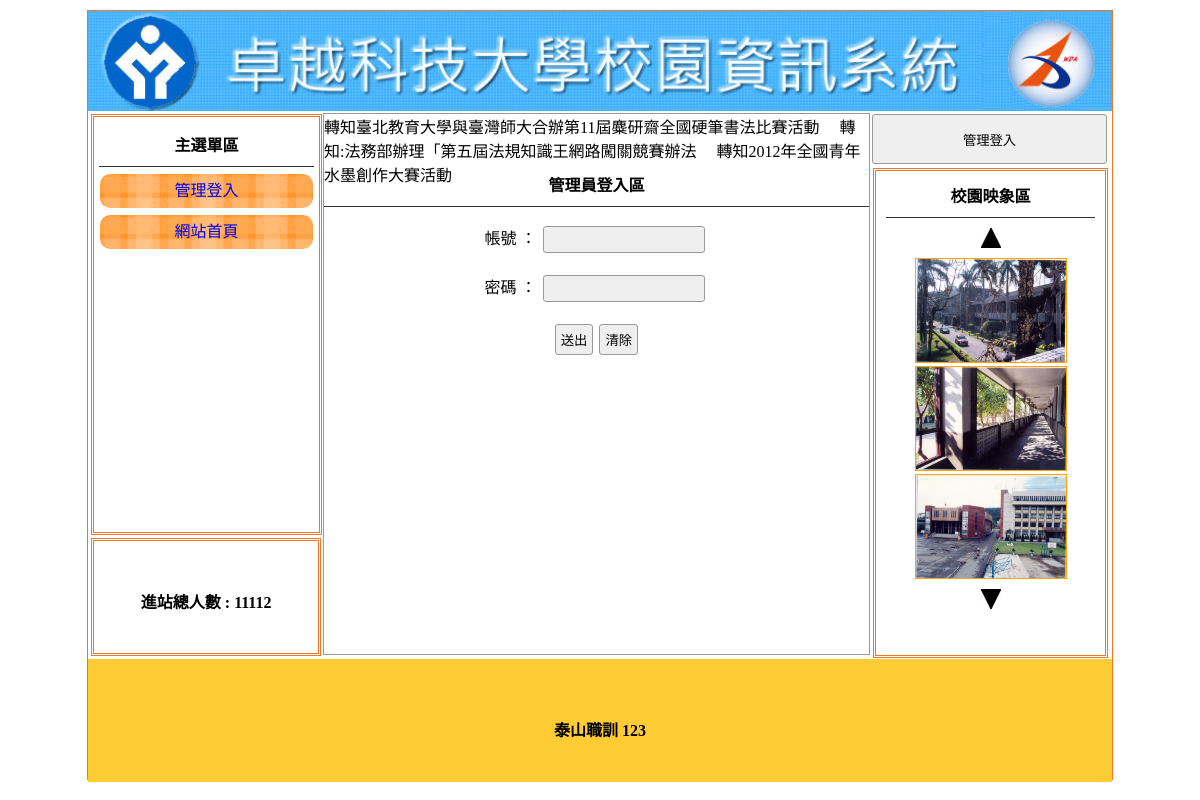
Page /index.php?do=login on the committed database.
### tables this page shows
CREATE TABLE `title` (
  `id` int(10) UNSIGNED NOT NULL,
  `img` text NOT NULL,
  `text` text NOT NULL,
  `sh` int(1) NOT NULL
);

CREATE TABLE `menu` (
  `id` int(10) UNSIGNED NOT NULL,
  `name` text NOT NULL,
  `href` text NOT NULL,
  `parent` int(3) UNSIGNED NOT NULL,
  `sh` int(1) UNSIGNED NOT NULL
);

CREATE TABLE `total` (
  `id` int(10) UNSIGNED NOT NULL,
  `total` int(10) UNSIGNED NOT NULL
);

CREATE TABLE `ad` (
  `id` int(10) UNSIGNED NOT NULL,
  `text` text NOT NULL,
  `sh` int(1) NOT NULL
);

CREATE TABLE `image` (
  `id` int(10) UNSIGNED NOT NULL,
  `img` text NOT NULL,
  `text` text NOT NULL,
  `sh` int(1) NOT NULL
);

CREATE TABLE `bottom` (
  `id` int(10) UNSIGNED NOT NULL,
  `bottom` text NOT NULL
);

### base.php (called while the page is built, shortened)
<?php
class DB{
    private $dsn = "mysql:host=localhost;charset=utf8;dbname=db99";
    private $root = "root";
    private $password = "";
    private $table = "";
    private $pdo;
public function __construct($table){
    $this->table = $table;
    $this->pdo = new PDO($this->dsn,$this->root,$this->password);
}
public function all(...$arg){
    $sql = "select * from $this->table ";
    if(!empty($arg[0]) && is_array($arg[0])){
        foreach($arg[0] as $key => $value){
            $tmp[] = sprintf("`%s`='%s'",$key,$value);
        }
        $sql = $sql . " where " . implode("&&",$tmp);
    }
    return $this->pdo->query($sql)->fetchAll();
}
public function find($arg){
    $sql = "select * from $this->table ";
    if(is_array($arg)){
        foreach($arg as $key => $value){
            $tmp[] = sprintf("`%s`='%s'",$key,$value);
        }
        $sql = $sql . " where " . implode("&&",$tmp);
    }else{
        $sql = $sql. " where `id`=" . "'" . $arg . "'";
    }
    return $this->pdo->query($sql)->fetch(PDO::FETCH_ASSOC);
}
public function count(...$arg){
    $sql = "select count(*) from $this->table ";
    if(!empty($arg[0]) && is_array($arg[0])){
        foreach($arg[0] as $key => $value){
            $tmp[] = sprintf("`%s`='%s'",$key,$value);
        }
        $sql = $sql . " where " . implode("&&",$tmp);
    }
    return $this->pdo->query($sql)->fetchColumn();
}
    public function save($arg){
        if(!empty($arg['id'])){
            foreach ($arg as $key => $value){
                if($key != 'id'){
                    $tmp[] = sprintf("`%s`='%s'",$key,$value);
                }
            }
            $sql = "update `$this->table` set " . implode(",",$tmp) ." where `id` ='" . $arg['id'] . "'" ;
        }else{
            $sql = "insert into  `$this->table` (`" . implode("`,`",array_keys($arg))."`) values ('" . implode("','",$arg) ."')";
        }
        return $this->pdo->exec($sql);
    }
}
?>

### index.php (the view, shortened to what this page needs)
<?php include_once "base.php"; ?>
<!DOCTYPE html PUBLIC "-//W3C//DTD XHTML 1.0 Transitional//EN" "http://www.w3.org/TR/xhtml1/DTD/xhtml1-transitional.dtd">
<html xmlns="http://www.w3.org/1999/xhtml">
<head>
    <link href="./css/css.css" rel="stylesheet" type="text/css">
</head>
<body>
    <div id="main">
        <?php
		    $title = new DB('title');
		    $ti = $title->find(['sh'=>1]);
        ?>
            <a title="<?= $ti['text']; ?>" href="index.php">
            <div class="ti" style="background:url(&#39;img/<?= $ti['img']; ?>&#39;); background-size:cover;"></div>
        </a>
        <div id="ms">
            <div id="lf" style="float:left;">
                <div id="menuput" class="dbor">
                    <span class="t botli">主選單區</span>
                    <?php
                    $menu = new DB("menu");
                    $mains = $menu->all(['parent'=>0,'sh'=>1]);
                    foreach($mains as $main){
                        echo '<div class="mainmu">'. '<a href="' . $main['href'] . '">' . $main['name'] .'</a>';
                            echo '</div>';
                    }
                    ?>
                </div>
                <div class="dbor" style="margin:3px; width:95%; height:20%; line-height:100px;">
                    <span class="t">進站總人數 :
                    <?php
					    $total = new DB("total");
					    $tt = $total->find(1);
					    echo $tt['total'];
                    ?>
                    </span>
                </div>
            </div>
        <?php
        $do = (!empty($_GET['do'])) ? $_GET['do'] : 'main';
        $file = 'front/' . $do . ".php";
        if (file_exists($file)) {
            include $file;
        } else {
            include "front/main.php";
        }
        ?>
            <div class="di di ad" style="height:540px; width:23%; padding:0px; margin-left:22px; float:left; ">
                <?php
                    if(empty($_SESSION['login'])){
                    ?>
                        <button style="width:100%; margin-left:auto; margin-right:auto; margin-top:2px; height:50px;" onclick="lo(&#39;?do=login&#39;)">管理登入</button>
                <?php
                }else{
                ?>
                <button style="width:100%; margin-left:auto; margin-right:auto; margin-top:2px; height:50px;" onclick="lo(&#39;admin.php&#39;)">返回管理</button>
                <?php
                }
                ?>
                <div style="width:89%; height:480px;" class="dbor">
                    <span class="t botli">校園映象區</span>
                    <div style="text-align:center;margin:10px;" onclick="pp(1)"><img src="icon/up.jpg"></div>
                    <?php
                    $image = new DB("image");
                    $ims =$image->all(['sh'=>1]);
                    foreach($ims as $key => $im){
                        echo "<div style='text-align:center;margin:3px' id='ssaa$key' class='im'>";
                        echo '<img src="img/'. $im['img'].'" style="width:150px;height:103px;border:1px solid orange">';
                        echo "</div>";
                    }
                    ?>
                    <div style="text-align:center;margin:10px;" onclick="pp(2)"><img src="icon/dn.jpg"></div>
                </div>
            </div>
        </div>
        <div style="width:1024px; left:0px; position:relative; background:#FC3; margin-top:4px; height:123px; display:block;">
            <span class="t" style="line-height:123px;">
            <?php
				$db = new DB('bottom');
				$ff = $db->find(1);
				echo $ff['bottom'];
			?>
        </span>
        </div>
    </div>
</body>
</html>

### front/marquee.php (shortened to what this page needs)
<marquee scrolldelay="120" direction="left" style="position:relative; width:100%; height:40px;">
  <?php
$ad = new DB("ad");
$ads = $ad->all(['sh'=>1]);
foreach($ads as $ad){
  echo $ad['text'];
}
?>
</marquee>

### css/css.css (style rules this page uses)
body { padding:0px; margin:0px; }
#main { width:1024px; height:768px; margin:10px auto 10px auto; border:#EE7728 1px solid; position:relative; }
.ti { width:100%; height:100px; position:relative; background-size:cover; background-repeat:no-repeat; }
.dbor { border:#EE7728 double 3px; margin:1px; padding:2px 10px 2px 10px; }
.t { font-weight:800; display:block; text-align:center; padding:10px 1px 10px 1px; }
.botli { border-bottom:#333 1px solid; }
.mainmu { position:relative; border-radius:10px; background:url(../icon/menu.fw.png) center no-repeat; background-size:cover; line-height:30px; padding:2px 10px 2px 10px; margin:7px 1px 7px 1px; height: 30px; text-align: center; }
#lf { height:540px; width:21%; display:inline-block; }
#menuput { width:100%; height:75%; position:relative; padding:5px; display:block; margin: 3px; }
.di { display:inline-block; }
.ad { margin:1px; padding:2px 10px 2px 10px; }
input,button { border:#999 1px solid; border-radius:3px; background:#EFEFEF; padding:5px; margin:3px; }
.mainmu a , .mw a { text-decoration: none; display: block; height: 5px; }

### rows in the picture
title: img (picture)
menu: name "管理登入"
menu: name "網站首頁"
total: total "11112"
ad: text "轉知臺北教育大學與臺灣師大合辦第11屆麋研齋全國硬筆書法比賽活動"
ad: text "轉知:法務部辦理「第五屆法規知識王網路闖關競賽辦法"
ad: text "轉知2012年全國青年水墨創作大賽活動"
image: img (picture)
image: img (picture)
image: img (picture)
bottom: bottom "泰山職訓 123"
